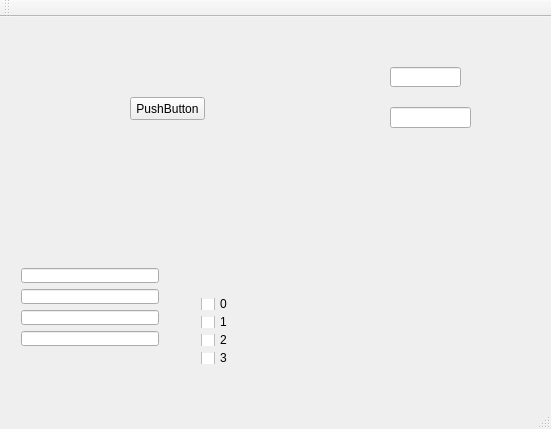
<?xml version="1.0" encoding="UTF-8"?>
<ui version="4.0">
 <class>MainWindow</class>
 <widget class="QMainWindow" name="MainWindow">
  <property name="geometry">
   <rect>
    <x>0</x>
    <y>0</y>
    <width>551</width>
    <height>429</height>
   </rect>
  </property>
  <property name="windowTitle">
   <string>MainWindow</string>
  </property>
  <widget class="QWidget" name="centralWidget">
   <widget class="QPushButton" name="pushButton">
    <property name="geometry">
     <rect>
      <x>130</x>
      <y>80</y>
      <width>75</width>
      <height>23</height>
     </rect>
    </property>
    <property name="text">
     <string>PushButton</string>
    </property>
   </widget>
   <widget class="QWidget" name="verticalLayoutWidget">
    <property name="geometry">
     <rect>
      <x>190</x>
      <y>270</y>
      <width>51</width>
      <height>88</height>
     </rect>
    </property>
    <layout class="QVBoxLayout" name="verticalLayout">
     <item>
      <widget class="QCheckBox" name="checkBox_0">
       <property name="text">
        <string>0</string>
       </property>
      </widget>
     </item>
     <item>
      <widget class="QCheckBox" name="checkBox_1">
       <property name="text">
        <string>1</string>
       </property>
      </widget>
     </item>
     <item>
      <widget class="QCheckBox" name="checkBox_2">
       <property name="text">
        <string>2</string>
       </property>
      </widget>
     </item>
     <item>
      <widget class="QCheckBox" name="checkBox_3">
       <property name="text">
        <string>3</string>
       </property>
      </widget>
     </item>
    </layout>
   </widget>
   <widget class="QWidget" name="verticalLayoutWidget_2">
    <property name="geometry">
     <rect>
      <x>10</x>
      <y>240</y>
      <width>160</width>
      <height>100</height>
     </rect>
    </property>
    <layout class="QVBoxLayout" name="verticalLayout_2">
     <item>
      <widget class="QLineEdit" name="lineEdit_0"/>
     </item>
     <item>
      <widget class="QLineEdit" name="lineEdit_1"/>
     </item>
     <item>
      <widget class="QLineEdit" name="lineEdit_2"/>
     </item>
     <item>
      <widget class="QLineEdit" name="lineEdit_3"/>
     </item>
    </layout>
   </widget>
   <widget class="QLineEdit" name="lineEdit_4">
    <property name="geometry">
     <rect>
      <x>390</x>
      <y>50</y>
      <width>71</width>
      <height>20</height>
     </rect>
    </property>
   </widget>
   <widget class="QLineEdit" name="lineEdit_5">
    <property name="geometry">
     <rect>
      <x>390</x>
      <y>90</y>
      <width>81</width>
      <height>21</height>
     </rect>
    </property>
   </widget>
  </widget>
  <widget class="QMenuBar" name="menuBar">
   <property name="geometry">
    <rect>
     <x>0</x>
     <y>0</y>
     <width>551</width>
     <height>21</height>
    </rect>
   </property>
  </widget>
  <widget class="QToolBar" name="mainToolBar">
   <attribute name="toolBarArea">
    <enum>TopToolBarArea</enum>
   </attribute>
   <attribute name="toolBarBreak">
    <bool>false</bool>
   </attribute>
  </widget>
  <widget class="QStatusBar" name="statusBar"/>
 </widget>
 <layoutdefault spacing="6" margin="11"/>
 <resources/>
 <connections/>
</ui>
